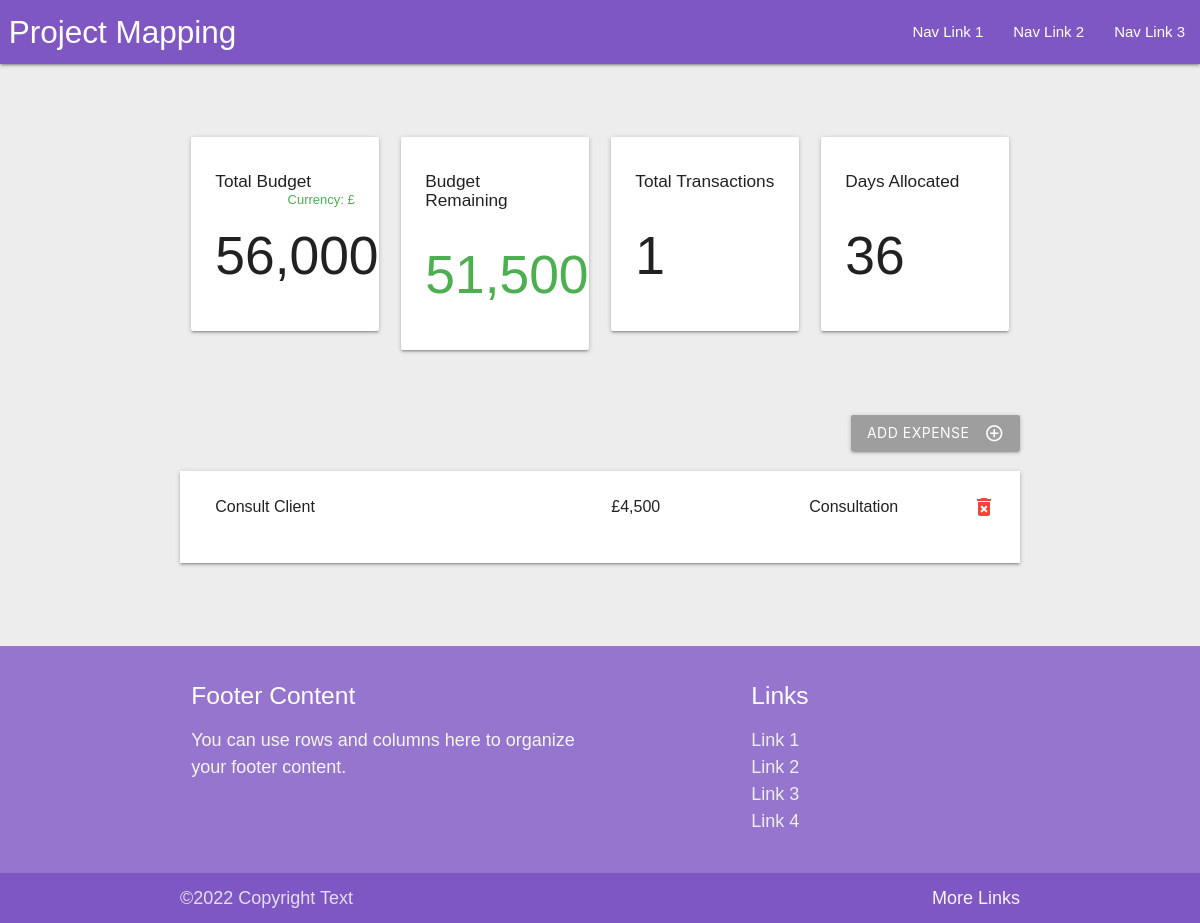
The app's page /film-website with its own data.
### budget/models.py (models this page shows, shortened)
class Project(models.Model):
    name = models.CharField(max_length=100)
    slug = models.SlugField(max_length=100, unique=True, blank=True)
    budget = models.PositiveIntegerField()
    days = models.PositiveIntegerField()
    @property
    def budget_left(self):
        expense_list = Expense.objects.filter(project=self)
        total_expense_amount = 0
        for expense in expense_list:
            total_expense_amount += expense.amount
        return self.budget - total_expense_amount
    @property
    def total_transactions(self):
        expense_list = Expense.objects.filter(project=self)
        return len(expense_list)

class Expense(models.Model):
    project = models.ForeignKey(
        Project, on_delete=models.CASCADE, related_name="expenses"
    )
    title = models.CharField(max_length=100)
    amount = models.PositiveIntegerField()
    category = models.ForeignKey(Category, on_delete=models.CASCADE)
    class Meta:
        ordering = ("-amount",)

class Category(models.Model):
    project = models.ForeignKey(Project, on_delete=models.CASCADE)
    name = models.CharField(max_length=50)
    class Meta:
        verbose_name = "Category"
        verbose_name_plural = "Categories"

### budget/views.py (the view, shortened to what this page needs)
# urls.py: path("<slug:project_slug>", project_detail, name="detail"),
def project_detail(request, project_slug):
    project = get_object_or_404(Project, slug=project_slug)
    if request.method == "GET":
        category_list = Category.objects.filter(project=project)
        return render(
            request,
            "budget/project_detail.html",
            {
                "project": project,
                "expense_list": project.expenses.all(),
                "category_list": category_list,
            },
        )
    elif request.method == "DELETE":
        expense_id = json.loads(request.body)["id"]
        expense = Expense.objects.get(id=expense_id)
        expense.delete()
        return HttpResponse("")
    return HttpResponseRedirect(project_slug)

### templates/budget/project_detail.html (shortened to what this page needs)
{% extends 'budget/base.html' %}
{% load humanize %}
{% block content %}
    <div class="container">
        <section class="section section-stats">
            <div class="row">
                <div class="col s12 m6 l3">
                    <div class="card-panel">
                        <h6 class="bold">Total Budget <span class="pound">Currency: £</span></h6>
                        <h2 class="bold">{{ project.budget|intcomma }}</h2>
                    </div>
                </div>
                <div class="col s12 m6 l3">
                    <div class="card-panel">
                        <h6 class="bold">Budget Remaining</h6>
                        {% if project.budget_left > 0 %}
                            <h2 class="bold green-text">{{ project.budget_left|intcomma }}</h2>
                        {% elif project.budget_left == 0 %}
                            <h2 class="bold orange-text">{{ project.budget_left|intcomma }}</h2>
                        {% else %}
                            <h2 class="bold red-text">{{ project.budget_left|intcomma }}</h2>
                        {% endif %}
                    </div>
                </div>
                <div class="col s12 m6 l3">
                    <div class="card-panel">
                        <h6 class="bold">Total Transactions</h6>
                        <h2 class="bold">{{ project.total_transactions }}</h2>
                    </div>
                </div>
                <div class="col s12 m6 l3">
                    <div class="card-panel">
                        <h6 class="bold">Days Allocated</h6>
                        <h2 class="bold">{{ project.days }}</h2>
                    </div>
                </div>
            </div>
        </section>
        <section class="section section-expenses">
            <div class="row">
                <button class="btn grey waves-effect right modal-trigger" href="#expenseModal">
                    <i class="material-icons right">add_circle_outline</i>
                    Add Expense
                </button>
            </div>
            <ul class="z-depth-1">
                {% for expense in expense_list %}
                    <li>
                        <div class="card-panel z-depth-0 expense">
                            <div class="row">
                                <div class="col l6">
                                    <span class="title">{{ expense.title }}</span>
                                </div>
                                <div class="col l3">
                                    <span class="title">£{{ expense.amount|intcomma }}</span>
                                </div>
                                <div class="col 1">
                                    <span class="title bold">{{ expense.category.name }}</span>
                                </div>
                                <a class="close-icon" onclick="deleteExpense(this)" data-id="{{ expense.id }}">
                                    <i class="material-icons red-text right">delete_forever</i>
                                </a>
                            </div>
                        </div>
                    </li>
                {% endfor %}
            </ul>
        </section>
    </div>
{% endblock %}

### static/css/styles.css (style rules this page uses)
html { font-family: sans-serif; background-color: #ededed; }
body { display: flex; min-height: 100vh; flex-direction: column; font-size: 1.2rem; }
.section-expenses .expense { font-size: 16px; border-radius: 0; margin: 0; }
.pound { color: #4CAF50; font-size: small; float: right; }

### records on screen
Project: budget "56,000", budget_left "51,500", total_transactions "1", days "36"
Expense: title "Consult Client", amount "4,500", category.name "Consultation"
